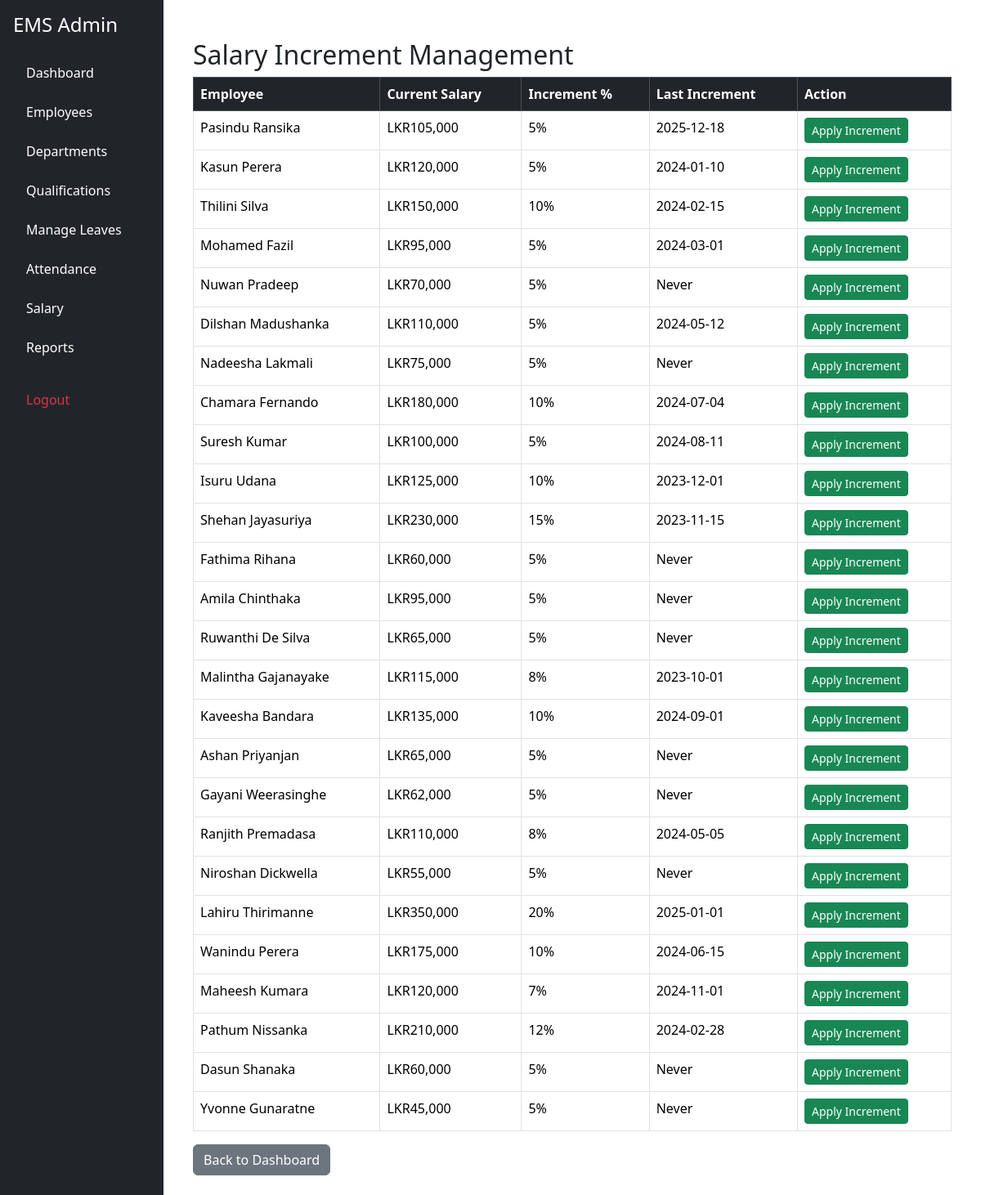
The page /admin/salary.php (signed in) on the database its author committed.
### tables this page shows
CREATE TABLE `employees` (
  `id` int(11) NOT NULL,
  `user_id` int(11) NOT NULL,
  `department_id` int(11) NOT NULL,
  `position` varchar(100) NOT NULL,
  `join_date` date NOT NULL,
  `salary` int(11) NOT NULL,
  `increment_rate` int(11) DEFAULT 5,
  `last_increment` date DEFAULT NULL
);

CREATE TABLE `users` (
  `id` int(11) NOT NULL,
  `name` varchar(100) NOT NULL,
  `email` varchar(100) NOT NULL,
  `password` varchar(255) NOT NULL,
  `role` enum('admin','employee') NOT NULL
);

### admin/salary.php (the view, shortened to what this page needs)
<?php
include "header.php";
include "../config/db.php";
$data = $conn->query("
    SELECT
      e.id,
      u.name,
      e.salary,
      e.increment_rate,
      e.last_increment
    FROM employees e
    JOIN users u ON e.user_id = u.id
");
?>
<!DOCTYPE html>
<html>
<head>
<link href="https://cdn.jsdelivr.net/npm/bootstrap@5.3.2/dist/css/bootstrap.min.css" rel="stylesheet">
</head>
<body>
<div class="container mt-4">
<h2>Salary Increment Management</h2>
<table class="table table-bordered table-hover">
<thead class="table-dark">
<tr>
  <th>Employee</th>
  <th>Current Salary</th>
  <th>Increment %</th>
  <th>Last Increment</th>
  <th>Action</th>
</tr>
</thead>
<tbody>
<?php while ($row = $data->fetch_assoc()): ?>
<tr>
<td><?= htmlspecialchars($row['name']) ?></td>
<td>LKR<?= number_format($row['salary']) ?></td>
<td><?= $row['increment_rate'] ?>%</td>
<td><?= $row['last_increment'] ?? 'Never' ?></td>
<td>
<?php
$canIncrement = true;
?>
<?php if ($canIncrement): ?>
<form method="POST" action="apply_increment.php"
      onsubmit="return confirm('Apply salary increment?')">
  <button class="btn btn-sm btn-success">Apply Increment</button>
</form>
<?php else: ?>
<span class="badge bg-secondary">Already Incremented</span>
<?php endif; ?>
</td>
</tr>
<?php endwhile; ?>
</tbody>
</table>
<a href="dashboard.php" class="btn btn-secondary">Back to Dashboard</a>
</div>
</body>
</html>

### admin/header.php (shortened to what this page needs)
<!DOCTYPE html>
<html lang="en">
<head>
<link href="https://cdn.jsdelivr.net/npm/bootstrap@5.3.2/dist/css/bootstrap.min.css" rel="stylesheet">
</head>
<body>
<div class="container-fluid">
  <div class="row">
    <?php include "sidebar.php"; ?>
    <div class="col-md-9 col-lg-10 p-4">

### admin/sidebar.php
<div class="col-md-3 col-lg-2 bg-dark min-vh-100 p-3">
  <h4 class="text-white mb-4">EMS Admin</h4>
  <ul class="nav nav-pills flex-column gap-2">
    <li><a href="dashboard.php" class="nav-link text-white">Dashboard</a></li>
    <li><a href="employees.php" class="nav-link text-white">Employees</a></li>
    <li><a href="departments.php" class="nav-link text-white">Departments</a></li>
    <li><a href="qualifications.php" class="nav-link text-white">Qualifications</a></li>
    <li><a href="leave_requests.php" class="nav-link text-white">Manage Leaves</a></li>
    <li><a href="attendance.php" class="nav-link text-white">Attendance</a></li>
    <li><a href="salary.php" class="nav-link text-white">Salary</a></li>
    <li><a href="reports.php" class="nav-link text-white">Reports</a></li>
    <li class="mt-3">
      <a href="../auth/logout.php" class="nav-link text-danger">Logout</a>
    </li>
  </ul>
</div>

### admin/header.php (style rules this page uses)
body { background: #f4f6f9; }
.nav-link { color: #fff; }

### rows shown on the page
employees: user.name "Pasindu Ransika", salary "105,000", increment_rate "5", last_increment "2025-12-18"
employees: user.name "Kasun Perera", salary "120,000", increment_rate "5", last_increment "2024-01-10"
employees: user.name "Thilini Silva", salary "150,000", increment_rate "10", last_increment "2024-02-15"
employees: user.name "Mohamed Fazil", salary "95,000", increment_rate "5", last_increment "2024-03-01"
employees: user.name "Nuwan Pradeep", salary "70,000", increment_rate "5", last_increment "Never"
employees: user.name "Dilshan Madushanka", salary "110,000", increment_rate "5", last_increment "2024-05-12"
employees: user.name "Nadeesha Lakmali", salary "75,000", increment_rate "5", last_increment "Never"
employees: user.name "Chamara Fernando", salary "180,000", increment_rate "10", last_increment "2024-07-04"
employees: user.name "Suresh Kumar", salary "100,000", increment_rate "5", last_increment "2024-08-11"
employees: user.name "Isuru Udana", salary "125,000", increment_rate "10", last_increment "2023-12-01"
employees: user.name "Shehan Jayasuriya", salary "230,000", increment_rate "15", last_increment "2023-11-15"
employees: user.name "Fathima Rihana", salary "60,000", increment_rate "5", last_increment "Never"
employees: user.name "Amila Chinthaka", salary "95,000", increment_rate "5", last_increment "Never"
employees: user.name "Ruwanthi De Silva", salary "65,000", increment_rate "5", last_increment "Never"
employees: user.name "Malintha Gajanayake", salary "115,000", increment_rate "8", last_increment "2023-10-01"
employees: user.name "Kaveesha Bandara", salary "135,000", increment_rate "10", last_increment "2024-09-01"
employees: user.name "Ashan Priyanjan", salary "65,000", increment_rate "5", last_increment "Never"
employees: user.name "Gayani Weerasinghe", salary "62,000", increment_rate "5", last_increment "Never"
employees: user.name "Ranjith Premadasa", salary "110,000", increment_rate "8", last_increment "2024-05-05"
employees: user.name "Niroshan Dickwella", salary "55,000", increment_rate "5", last_increment "Never"
employees: user.name "Lahiru Thirimanne", salary "350,000", increment_rate "20", last_increment "2025-01-01"
employees: user.name "Wanindu Perera", salary "175,000", increment_rate "10", last_increment "2024-06-15"
employees: user.name "Maheesh Kumara", salary "120,000", increment_rate "7", last_increment "2024-11-01"
employees: user.name "Pathum Nissanka", salary "210,000", increment_rate "12", last_increment "2024-02-28"
employees: user.name "Dasun Shanaka", salary "60,000", increment_rate "5", last_increment "Never"
employees: user.name "Yvonne Gunaratne", salary "45,000", increment_rate "5", last_increment "Never"
